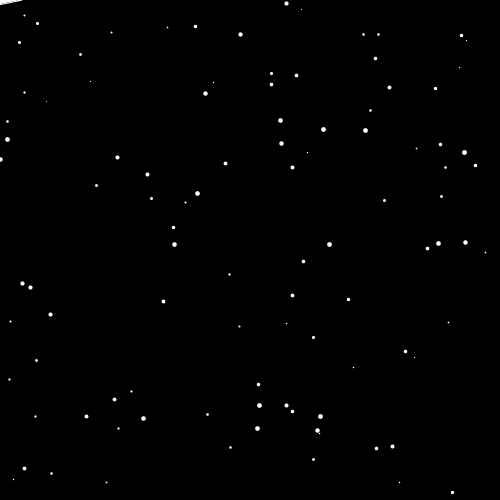
Frame 1 (no input)
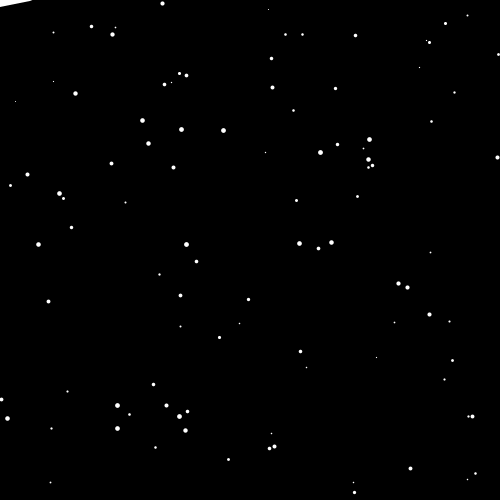
Frame 60 (the mouse pressed at the canvas centre just before this capture)
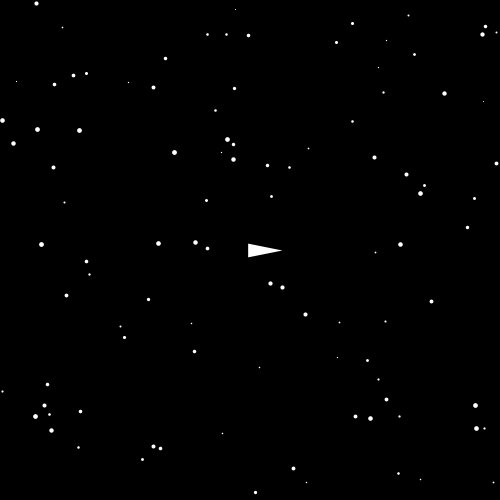
Frame 120 (the mouse held since frame 60 and released just before this capture)

The Processing sketch that drew these frames (run headless with seeded random() and noise(); from frame 60 on, the mouse is pressed at the canvas centre):

// Processing sketch: processing_92102
// ── processing_92102.pde

//I got this template from http://www.funprogramming.org/58-Travel-through-space-use-an-array-to-move-stars.html

float[] x = new float[150];
float[] y = new float[150];
float[] speed = new float[150];

//I used arrays the little "[]" so that I wouldn't have to copy
//and paste each of my variables 150 times.


void setup() {
  size(500, 500);
  background(0);
  stroke(255);
  noCursor(); //so that mouse doesn't appear on screen

  int i = 0;
  while(i < 100) {  
    //the little balls moving to create a space like thing.
    x[i] = random(0, width); 
    y[i] = random(0, height);
    speed[i] = random(1, 5);
    i = i + 1;
  }
}

void draw() {
  background(0);
  
triangle(mouseX, mouseY-4, mouseX, mouseY+4, mouseX+20, mouseY);
  
  int i = 0;
  while(i < 100) {
    strokeWeight (speed [i]); //I put the stroke weight here to make the smaller dots go slower. I used the variable i because because it determines the speed on the top from 1-5.
    point(x[i], y[i]);
  
    x[i] = x[i] - speed[i] /2; //to move the stars slower.
    if(x[i] < 0) {
      x[i] = width;
    }
    i = i + 1;
  }
}
